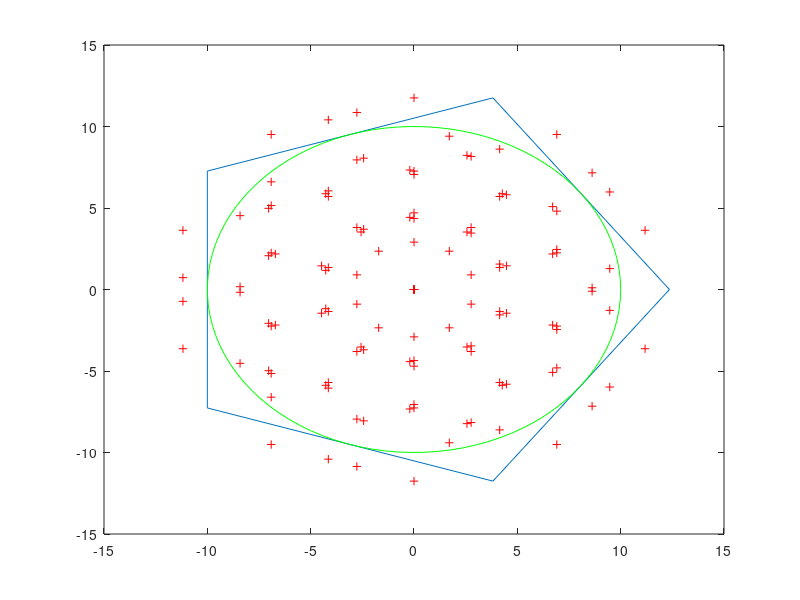
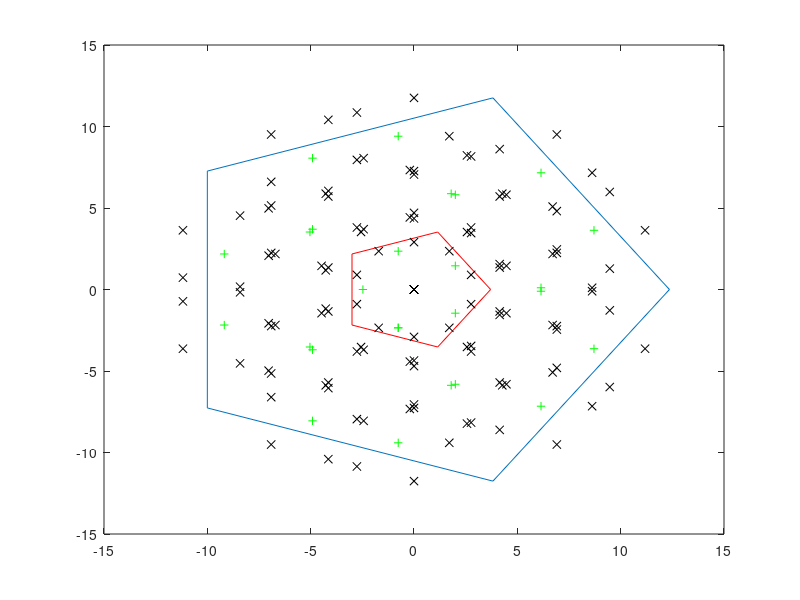

Here is the MATLAB script that generated these plots, in order:
x0=5+3*1i;

ntheta = 5;

W1 = 3;
W2 = -5;
W3 = 2;
R = abs(W1)+abs(W2)+abs(W3);
x=R*cos(linspace(0,2*pi));
y=R*sin(linspace(0,2*pi));
r=zeros(ntheta,1);
r1=zeros(ntheta,1);
r2=zeros(ntheta^2,1);
rtot=zeros(ntheta^3,1);

for q=1:ntheta
    r(q)=R*exp(1i*2*pi*q/ntheta)/cos(pi/ntheta);
    r1(q)=W1*exp(1i*2*pi*q/ntheta)/cos(pi/ntheta);
    for q2=1:ntheta
        r2((q-1)*ntheta+q2) = W1*exp(1i*2*pi*q/ntheta)/cos(pi/ntheta) + W2*exp(1i*2*pi*q2/ntheta)/cos(pi/ntheta);
        for q3=1:ntheta
            rtot((q-1)*ntheta^2+(q2-1)*ntheta+q3) = W1*exp(1i*2*pi*q/ntheta)/cos(pi/ntheta) + W2*exp(1i*2*pi*q2/ntheta)/cos(pi/ntheta) + W3*exp(1i*2*pi*q3/ntheta)/cos(pi/ntheta);
        end
    end
end

r = [r;r(1)];
r1 = [r1; r1(1)];
r2 = [r2; r2(1)];
rtot = [rtot; rtot(1)];
figure; plot(r)
hold on; plot(rtot,'+r')
hold on; plot(x,y,'-g')

figure; plot(r)
hold on; plot(r1,'-r')
plot(r2,'+g')
plot(rtot,'xk')